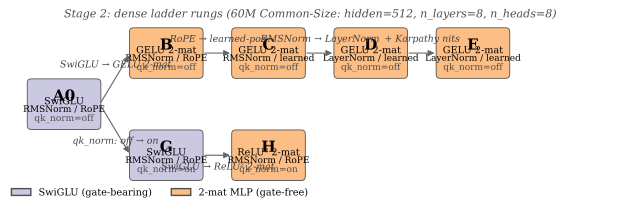

The Python source for this figure:
"""Fig 6 — Dense ladder schematic A0 → B/C/D/E and A0 → G/H, one-knob-per-edge."""
from __future__ import annotations

import sys
from pathlib import Path

import matplotlib.patches as patches
import matplotlib.pyplot as plt

sys.path.insert(0, str(Path(__file__).resolve().parent))
from _common import save_fig, setup_mpl

# Per-rung short description of architecture knobs.
# Color encodes MLP family: SwiGLU (gate-bearing) vs gate-free 2-mat.
NODES = {
    "A0": dict(mlp="SwiGLU", norm="RMSNorm", pos="RoPE", qk="qk_norm=off", family="swiglu"),
    "B":  dict(mlp="GELU 2-mat", norm="RMSNorm", pos="RoPE", qk="qk_norm=off", family="2mat"),
    "C":  dict(mlp="GELU 2-mat", norm="RMSNorm", pos="learned", qk="qk_norm=off", family="2mat"),
    "D":  dict(mlp="GELU 2-mat", norm="LayerNorm", pos="learned", qk="qk_norm=off", family="2mat"),
    "E":  dict(mlp="GELU 2-mat", norm="LayerNorm", pos="learned", qk="qk_norm=off", family="2mat"),
    "G":  dict(mlp="SwiGLU", norm="RMSNorm", pos="RoPE", qk="qk_norm=on", family="swiglu"),
    "H":  dict(mlp="ReLU² 2-mat", norm="RMSNorm", pos="RoPE", qk="qk_norm=on", family="2mat"),
}
EDGES_TOP = [("A0", "B", "SwiGLU → GELU 2-mat"),
             ("B", "C", "RoPE → learned-pos"),
             ("C", "D", "RMSNorm → LayerNorm"),
             ("D", "E", "+ Karpathy nits")]
EDGES_BOT = [("A0", "G", "qk_norm: off → on"),
             ("G", "H", "SwiGLU → ReLU² 2-mat")]

FAMILY_COLOR = {"swiglu": "#cbc9e2", "2mat": "#fdbe85"}


def _draw_node(ax, x, y, key, w=1.4, h=0.95):
    info = NODES[key]
    box = patches.FancyBboxPatch((x - w / 2, y - h / 2), w, h,
                                 boxstyle="round,pad=0.02,rounding_size=0.08",
                                 linewidth=0.6, edgecolor="0.3",
                                 facecolor=FAMILY_COLOR[info["family"]])
    ax.add_patch(box)
    ax.text(x, y + h / 2 - 0.18, key, ha="center", va="top", fontsize=11, fontweight="bold")
    ax.text(x, y + 0.05, info["mlp"], ha="center", va="center", fontsize=7)
    ax.text(x, y - 0.10, info["norm"] + " / " + info["pos"], ha="center", va="center", fontsize=6.5)
    ax.text(x, y - 0.28, info["qk"], ha="center", va="center", fontsize=6.5, color="0.3")


def _draw_edge(ax, src, dst, label, y_label_offset=0.18):
    sx, sy = src
    dx, dy = dst
    ax.annotate("",
                xy=(dx - 0.7, dy), xytext=(sx + 0.7, sy),
                arrowprops=dict(arrowstyle="-|>", color="0.4", lw=0.8))
    mx, my = (sx + dx) / 2, (sy + dy) / 2 + y_label_offset
    ax.text(mx, my, label, ha="center", va="bottom", fontsize=6.8, color="0.25", style="italic")


def main() -> None:
    setup_mpl()
    fig, ax = plt.subplots(figsize=(8.2, 3.0))

    # Layout: A0 at origin; top row B-E to the right at y=1; bottom row G,H at y=-1.
    pos = {"A0": (0.0, 0.0)}
    for i, k in enumerate(["B", "C", "D", "E"]):
        pos[k] = (2.0 + 2.0 * i, 1.0)
    for i, k in enumerate(["G", "H"]):
        pos[k] = (2.0 + 2.0 * i, -1.0)

    for key, (x, y) in pos.items():
        _draw_node(ax, x, y, key)
    for a, b, lbl in EDGES_TOP:
        _draw_edge(ax, pos[a], pos[b], lbl)
    for a, b, lbl in EDGES_BOT:
        _draw_edge(ax, pos[a], pos[b], lbl, y_label_offset=-0.32)

    legend_handles = [
        patches.Patch(facecolor=FAMILY_COLOR["swiglu"], edgecolor="0.3", label="SwiGLU (gate-bearing)"),
        patches.Patch(facecolor=FAMILY_COLOR["2mat"], edgecolor="0.3", label="2-mat MLP (gate-free)"),
    ]
    ax.legend(handles=legend_handles, loc="lower left", fontsize=7, frameon=False, ncol=2)
    ax.text(0.0, 1.7, "Stage 2: dense ladder rungs (60M Common-Size: hidden=512, n_layers=8, n_heads=8)",
            fontsize=8, style="italic", color="0.3")

    ax.set_xlim(-1.2, 11.2)
    ax.set_ylim(-2.0, 2.0)
    ax.set_aspect("equal")
    ax.axis("off")
    save_fig(fig, "fig06_ladder_schematic")


if __name__ == "__main__":
    main()
